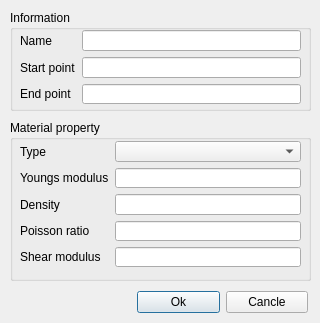
<?xml version="1.0" encoding="UTF-8"?>
<ui version="4.0">
 <class>DLG_MAKECUBE</class>
 <widget class="QDialog" name="DLG_MAKECUBE">
  <property name="geometry">
   <rect>
    <x>0</x>
    <y>0</y>
    <width>320</width>
    <height>323</height>
   </rect>
  </property>
  <property name="windowTitle">
   <string>Make cube object</string>
  </property>
  <widget class="QGroupBox" name="GB_MaterialProperty">
   <property name="geometry">
    <rect>
     <x>10</x>
     <y>120</y>
     <width>301</width>
     <height>161</height>
    </rect>
   </property>
   <property name="title">
    <string>Material property</string>
   </property>
   <widget class="QWidget" name="">
    <property name="geometry">
     <rect>
      <x>10</x>
      <y>21</y>
      <width>281</width>
      <height>126</height>
     </rect>
    </property>
    <layout class="QGridLayout" name="gridLayout">
     <item row="0" column="0">
      <widget class="QLabel" name="L_Type">
       <property name="text">
        <string>Type</string>
       </property>
      </widget>
     </item>
     <item row="0" column="1">
      <widget class="QComboBox" name="CB_Type"/>
     </item>
     <item row="1" column="0">
      <widget class="QLabel" name="L_YoungsModulus">
       <property name="text">
        <string>Youngs modulus</string>
       </property>
      </widget>
     </item>
     <item row="1" column="1">
      <widget class="QLineEdit" name="LE_Youngs"/>
     </item>
     <item row="2" column="0">
      <widget class="QLabel" name="L_Density">
       <property name="text">
        <string>Density</string>
       </property>
      </widget>
     </item>
     <item row="2" column="1">
      <widget class="QLineEdit" name="LE_Density"/>
     </item>
     <item row="3" column="0">
      <widget class="QLabel" name="L_PoissonRatio">
       <property name="text">
        <string>Poisson ratio</string>
       </property>
      </widget>
     </item>
     <item row="3" column="1">
      <widget class="QLineEdit" name="LE_PoissonRatio"/>
     </item>
     <item row="4" column="0">
      <widget class="QLabel" name="L_ShearModulus">
       <property name="text">
        <string>Shear modulus</string>
       </property>
      </widget>
     </item>
     <item row="4" column="1">
      <widget class="QLineEdit" name="LE_ShearModulus"/>
     </item>
    </layout>
   </widget>
  </widget>
  <widget class="QGroupBox" name="GB_Information">
   <property name="geometry">
    <rect>
     <x>10</x>
     <y>10</y>
     <width>301</width>
     <height>101</height>
    </rect>
   </property>
   <property name="title">
    <string>Information</string>
   </property>
   <widget class="QWidget" name="">
    <property name="geometry">
     <rect>
      <x>10</x>
      <y>20</y>
      <width>281</width>
      <height>74</height>
     </rect>
    </property>
    <layout class="QGridLayout" name="gridLayout_2">
     <item row="0" column="0">
      <widget class="QLabel" name="L_Name">
       <property name="text">
        <string>Name</string>
       </property>
      </widget>
     </item>
     <item row="0" column="1">
      <widget class="QLineEdit" name="LE_Name"/>
     </item>
     <item row="1" column="0">
      <widget class="QLabel" name="L_StartPoint">
       <property name="text">
        <string>Start point</string>
       </property>
      </widget>
     </item>
     <item row="1" column="1">
      <widget class="QLineEdit" name="LE_StartPoint"/>
     </item>
     <item row="2" column="0">
      <widget class="QLabel" name="L_EndPoint">
       <property name="text">
        <string>End point</string>
       </property>
      </widget>
     </item>
     <item row="2" column="1">
      <widget class="QLineEdit" name="LE_EndPoint"/>
     </item>
    </layout>
   </widget>
   <zorder></zorder>
   <zorder></zorder>
  </widget>
  <widget class="QWidget" name="">
   <property name="geometry">
    <rect>
     <x>137</x>
     <y>290</y>
     <width>171</width>
     <height>25</height>
    </rect>
   </property>
   <layout class="QHBoxLayout" name="horizontalLayout">
    <item>
     <widget class="QPushButton" name="PB_Ok">
      <property name="text">
       <string>Ok</string>
      </property>
     </widget>
    </item>
    <item>
     <widget class="QPushButton" name="PB_Cancle">
      <property name="text">
       <string>Cancle</string>
      </property>
     </widget>
    </item>
   </layout>
  </widget>
 </widget>
 <tabstops>
  <tabstop>LE_Name</tabstop>
  <tabstop>LE_StartPoint</tabstop>
  <tabstop>LE_EndPoint</tabstop>
  <tabstop>CB_Type</tabstop>
  <tabstop>LE_Youngs</tabstop>
  <tabstop>LE_Density</tabstop>
  <tabstop>LE_PoissonRatio</tabstop>
 </tabstops>
 <resources/>
 <connections/>
</ui>
